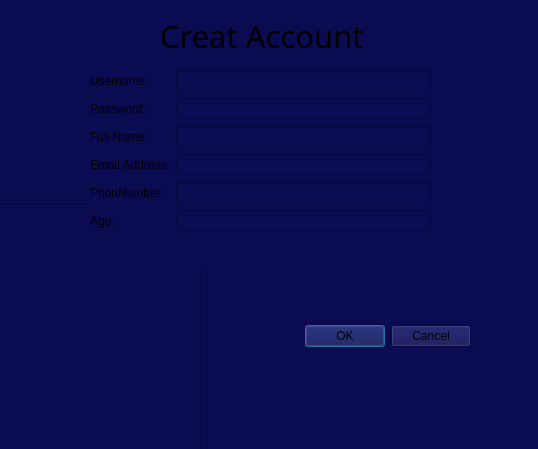
<?xml version="1.0" encoding="UTF-8"?>
<ui version="4.0">
 <class>Dialog_CreatAcc</class>
 <widget class="QDialog" name="Dialog_CreatAcc">
  <property name="geometry">
   <rect>
    <x>0</x>
    <y>0</y>
    <width>538</width>
    <height>449</height>
   </rect>
  </property>
  <property name="windowTitle">
   <string>Dialog</string>
  </property>
  <property name="styleSheet">
   <string notr="true">background-color: rgb(10, 11, 80);</string>
  </property>
  <widget class="QDialogButtonBox" name="buttonBox">
   <property name="geometry">
    <rect>
     <x>300</x>
     <y>320</y>
     <width>171</width>
     <height>32</height>
    </rect>
   </property>
   <property name="orientation">
    <enum>Qt::Horizontal</enum>
   </property>
   <property name="standardButtons">
    <set>QDialogButtonBox::Cancel|QDialogButtonBox::Ok</set>
   </property>
  </widget>
  <widget class="QWidget" name="layoutWidget">
   <property name="geometry">
    <rect>
     <x>90</x>
     <y>70</y>
     <width>341</width>
     <height>198</height>
    </rect>
   </property>
   <layout class="QFormLayout" name="formLayout">
    <item row="0" column="0">
     <widget class="QLabel" name="label">
      <property name="text">
       <string>Username:</string>
      </property>
     </widget>
    </item>
    <item row="0" column="1">
     <widget class="QLineEdit" name="lineEdit"/>
    </item>
    <item row="1" column="0">
     <widget class="QLabel" name="label_2">
      <property name="text">
       <string>Password:</string>
      </property>
     </widget>
    </item>
    <item row="1" column="1">
     <widget class="QLineEdit" name="lineEdit_2"/>
    </item>
    <item row="2" column="0">
     <widget class="QLabel" name="label_3">
      <property name="text">
       <string>Full Name:</string>
      </property>
     </widget>
    </item>
    <item row="2" column="1">
     <widget class="QLineEdit" name="lineEdit_3"/>
    </item>
    <item row="3" column="1">
     <widget class="QLineEdit" name="lineEdit_4"/>
    </item>
    <item row="4" column="0">
     <widget class="QLabel" name="label_5">
      <property name="text">
       <string>PhonNumber:</string>
      </property>
     </widget>
    </item>
    <item row="4" column="1">
     <widget class="QLineEdit" name="lineEdit_5"/>
    </item>
    <item row="5" column="0">
     <widget class="QLabel" name="label_4">
      <property name="text">
       <string>Age:</string>
      </property>
     </widget>
    </item>
    <item row="5" column="1">
     <widget class="QLineEdit" name="lineEdit_6"/>
    </item>
    <item row="3" column="0">
     <widget class="QLabel" name="label_7">
      <property name="text">
       <string>Email Address:</string>
      </property>
     </widget>
    </item>
   </layout>
  </widget>
  <widget class="QFrame" name="frame">
   <property name="geometry">
    <rect>
     <x>-10</x>
     <y>200</y>
     <width>211</width>
     <height>261</height>
    </rect>
   </property>
   <property name="styleSheet">
    <string notr="true">image: url(:/new/prefix1/New folder/back2-2Edited.png);
</string>
   </property>
   <property name="frameShape">
    <enum>QFrame::StyledPanel</enum>
   </property>
   <property name="frameShadow">
    <enum>QFrame::Raised</enum>
   </property>
  </widget>
  <widget class="QLabel" name="label_6">
   <property name="geometry">
    <rect>
     <x>160</x>
     <y>20</y>
     <width>221</width>
     <height>31</height>
    </rect>
   </property>
   <property name="font">
    <font>
     <family>Segoe UI Black</family>
     <pointsize>23</pointsize>
    </font>
   </property>
   <property name="text">
    <string>Creat Account</string>
   </property>
  </widget>
  <zorder>frame</zorder>
  <zorder>buttonBox</zorder>
  <zorder>layoutWidget</zorder>
  <zorder>label_6</zorder>
 </widget>
 <resources/>
 <connections>
  <connection>
   <sender>buttonBox</sender>
   <signal>accepted()</signal>
   <receiver>Dialog_CreatAcc</receiver>
   <slot>accept()</slot>
   <hints>
    <hint type="sourcelabel">
     <x>248</x>
     <y>254</y>
    </hint>
    <hint type="destinationlabel">
     <x>157</x>
     <y>274</y>
    </hint>
   </hints>
  </connection>
  <connection>
   <sender>buttonBox</sender>
   <signal>rejected()</signal>
   <receiver>Dialog_CreatAcc</receiver>
   <slot>reject()</slot>
   <hints>
    <hint type="sourcelabel">
     <x>316</x>
     <y>260</y>
    </hint>
    <hint type="destinationlabel">
     <x>286</x>
     <y>274</y>
    </hint>
   </hints>
  </connection>
 </connections>
</ui>
